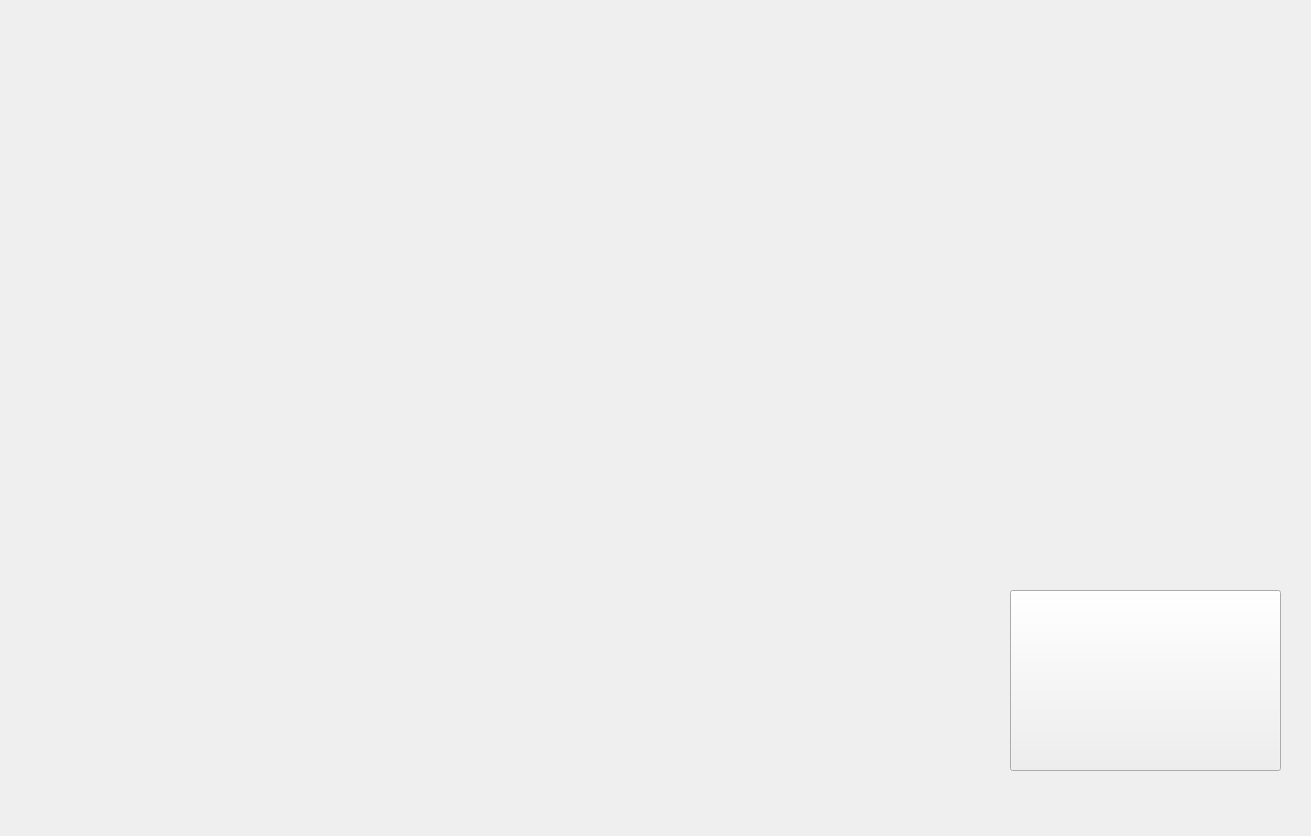
<?xml version="1.0" encoding="UTF-8"?>
<ui version="4.0">
 <class>chooselevelscene</class>
 <widget class="QDialog" name="chooselevelscene">
  <property name="geometry">
   <rect>
    <x>0</x>
    <y>0</y>
    <width>1311</width>
    <height>836</height>
   </rect>
  </property>
  <property name="windowTitle">
   <string>Dialog</string>
  </property>
  <widget class="QPushButton" name="pushButton">
   <property name="geometry">
    <rect>
     <x>540</x>
     <y>530</y>
     <width>201</width>
     <height>101</height>
    </rect>
   </property>
   <property name="styleSheet">
    <string notr="true">border-image:url(:/images/chooseEasy.png)
setStyleSheet(&quot;border:2px groove gray;border-radius:10px;padding:2px 4px;&quot;);</string>
   </property>
   <property name="text">
    <string/>
   </property>
  </widget>
  <widget class="QPushButton" name="pushButton_2">
   <property name="geometry">
    <rect>
     <x>540</x>
     <y>650</y>
     <width>201</width>
     <height>101</height>
    </rect>
   </property>
   <property name="styleSheet">
    <string notr="true">border-image:url(:/images/chooseHard.png)
setStyleSheet(&quot;border:2px groove gray;border-radius:10px;padding:2px 4px;&quot;);</string>
   </property>
   <property name="text">
    <string/>
   </property>
  </widget>
  <widget class="QPushButton" name="pushButton_3">
   <property name="geometry">
    <rect>
     <x>1010</x>
     <y>590</y>
     <width>271</width>
     <height>181</height>
    </rect>
   </property>
   <property name="styleSheet">
    <string notr="true">border-image:url(:/images/return.png)</string>
   </property>
   <property name="text">
    <string/>
   </property>
  </widget>
 </widget>
 <resources/>
 <connections/>
</ui>
